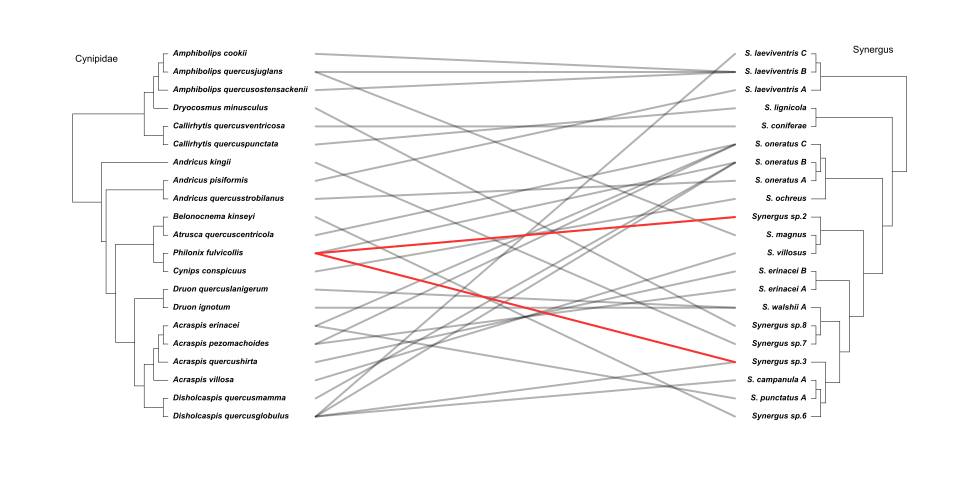
#> input picture final_images/inqcophy_PACo_Tanglegram_guerbrown_no_bg.png, 1920 x 960 px, found by its file name (shown at 1/2 size)
$ python inqcophy_ImageCombination_Script.py
#> lines starting #> are read from the running program, lines starting #| are printed output that depends on the picture
from PIL import Image, ImageDraw, ImageFont

def scale_default_font(size):
    font_path = '/usr/share/fonts/truetype/freefont/FreeMono.ttf'
    try:
        font = ImageFont.truetype(font_path, size)
    except OSError:
        font = ImageFont.load_default()
    return font

def add_label(image, label):
    draw = ImageDraw.Draw(image)
    try:
        font = ImageFont.truetype('arial.ttf', 70)  # You may need to change the font path if it's different on your system
    except OSError:
        font = scale_default_font(60)
    draw.text((10, 10), label, font=font, fill=(0, 0, 0, 255))

path = '/home/guerbrown/github_local/biol-4386-course-project-guerbrown/final_images/'

file1 = path + 'inqcophy_PACo_Tanglegram_guerbrown_no_bg.png'
file2 = path + 'inqcophy_PACo_ResBarPlot_guerbrown_no_bg.png'
file3 = path + 'inqcophy_traitmodeling_hairs_guerbrown_no_bg.png'
file4 = path + 'inqcophy_traitmodeling_oak_section_guerbrown_no_bg.png'
file5 = path + 'inqcophy_traitmodeling_spines_guerbrown_no_bg.png'
output_file = path + 'combined_image.png'

# Open the PNG files
img1 = Image.open(file1)
#> img1 is the input picture: PIL image 1920x960 RGB; mean R, G, B 246.6, 245.8, 245.8
img2 = Image.open(file2)
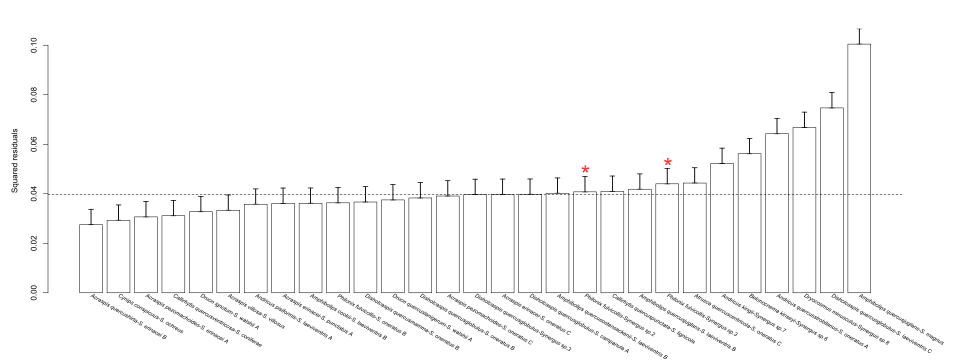
#> input picture final_images/inqcophy_PACo_ResBarPlot_guerbrown_no_bg.png, 1920 x 720 px, found by its file name (shown at 1/2 size)
#> img2 is the input picture: PIL image 1920x720 RGB; mean R, G, B 249.1, 249.1, 249.1
img3 = Image.open(file3)
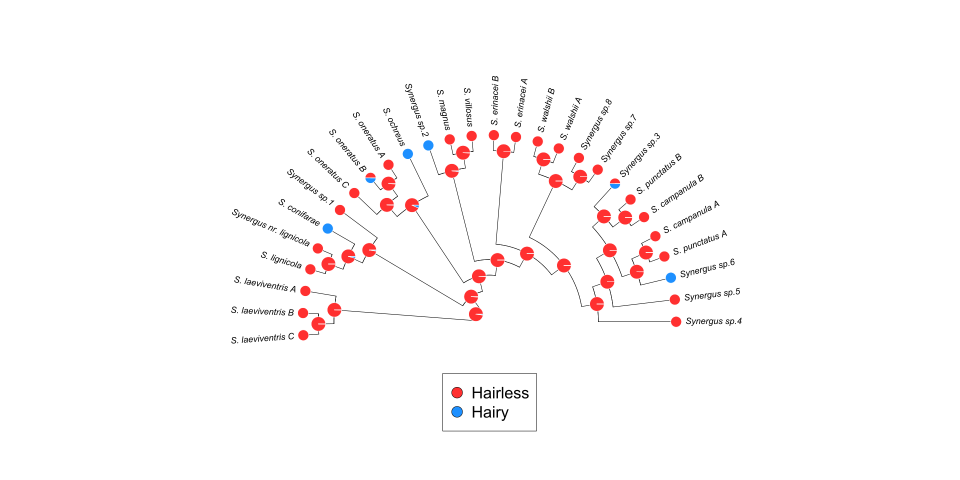
#> input picture final_images/inqcophy_traitmodeling_hairs_guerbrown_no_bg.png, 1920 x 960 px, found by its file name (shown at 1/2 size)
#> img3 is the input picture: PIL image 1920x960 RGB; mean R, G, B 252.5, 249.9, 250.1
img4 = Image.open(file4)
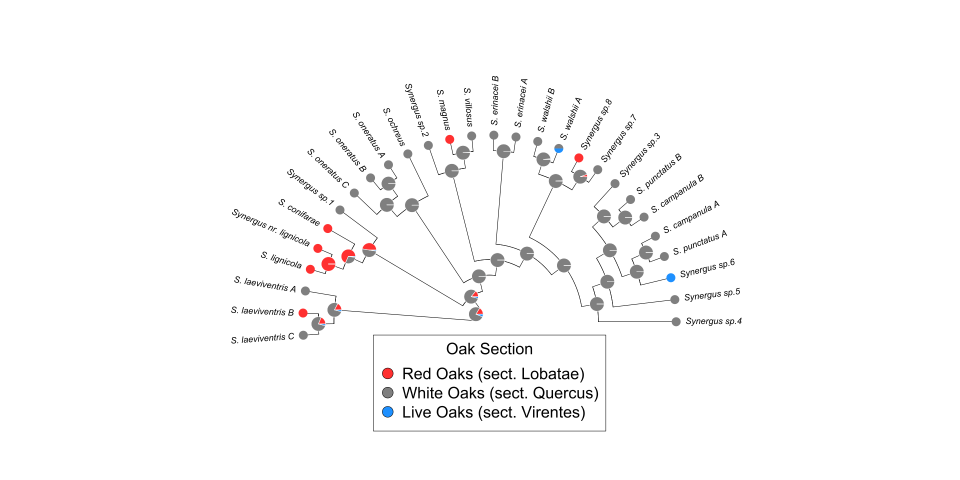
#> input picture final_images/inqcophy_traitmodeling_oak_section_guerbrown_no_bg.png, 1920 x 960 px, found by its file name (shown at 1/2 size)
#> img4 is the input picture: PIL image 1920x960 RGB; mean R, G, B 250.2, 249.8, 249.9
img5 = Image.open(file5)
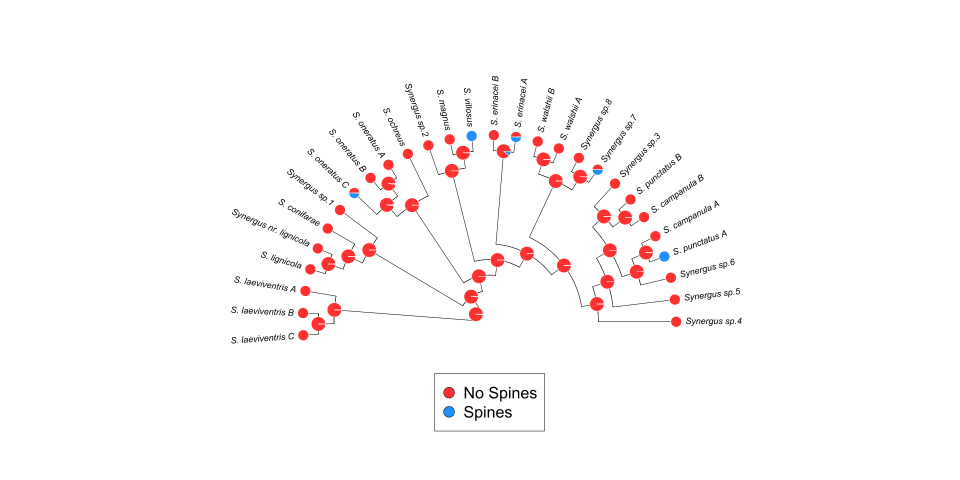
#> input picture final_images/inqcophy_traitmodeling_spines_guerbrown_no_bg.png, 1920 x 960 px, found by its file name (shown at 1/2 size)
#> img5 is the input picture: PIL image 1920x960 RGB; mean R, G, B 252.5, 249.9, 250

# Calculate the scaling factor
scaling_factor = (img1.height + img2.height) / (img3.height + img4.height + img5.height)
#> scaling_factor = 0.583

# Resize the right images
img3_resized = img3.resize((int(img3.width * scaling_factor), int(img3.height * scaling_factor)), Image.LANCZOS)
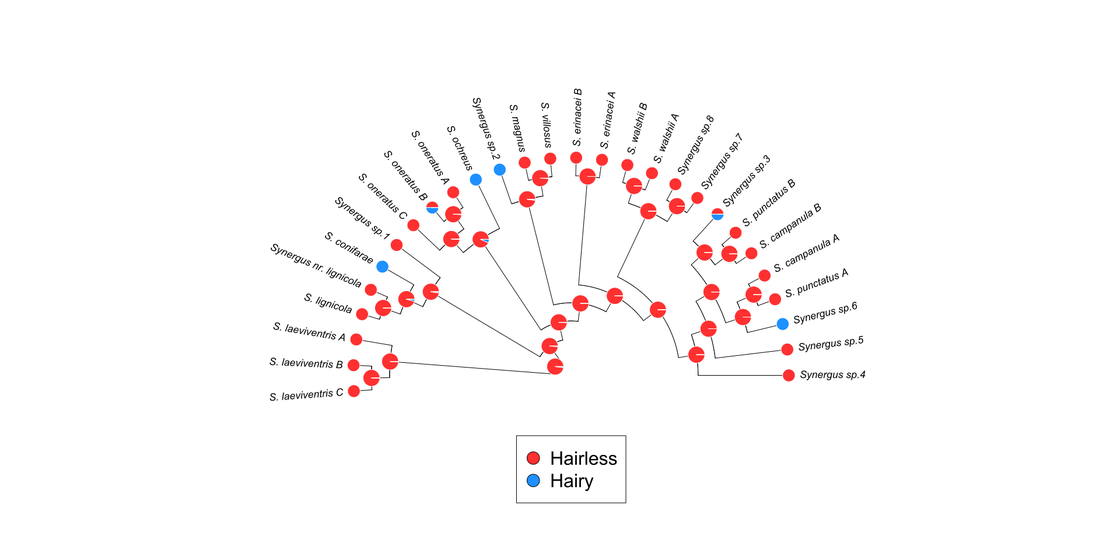
#> img3_resized: PIL image 1120x560 RGB; mean R, G, B 252.3, 249.7, 249.9
img4_resized = img4.resize((int(img4.width * scaling_factor), int(img4.height * scaling_factor)), Image.LANCZOS)
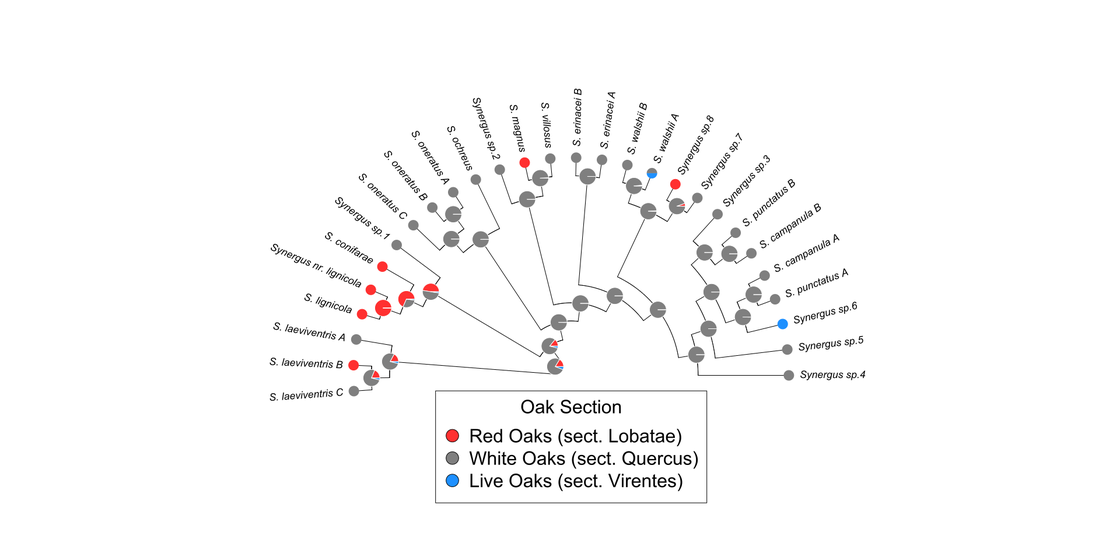
#> img4_resized: PIL image 1120x560 RGB; mean R, G, B 249.9, 249.6, 249.6
img5_resized = img5.resize((int(img5.width * scaling_factor), int(img5.height * scaling_factor)), Image.LANCZOS)

# Add labels to the images
add_label(img1, "A)")
add_label(img2, "B)")
add_label(img3_resized, "C)")
add_label(img4_resized, "D)")
add_label(img5_resized, "E)")

# Create a new image with the combined size
combined_image = Image.new('RGBA', (img1.width + img3_resized.width, max(img1.height + img2.height, img3_resized.height + img4_resized.height + img5_resized.height)))
#> combined_image: PIL image 3040x1680 RGBA; every value is 0

# Paste the images at the correct positions
combined_image.paste(img1, (0, 0))
combined_image.paste(img2, (0, img1.height))
combined_image.paste(img3_resized, (img1.width, 0))
combined_image.paste(img4_resized, (img1.width, img3_resized.height))
combined_image.paste(img5_resized, (img1.width, img3_resized.height + img4_resized.height))
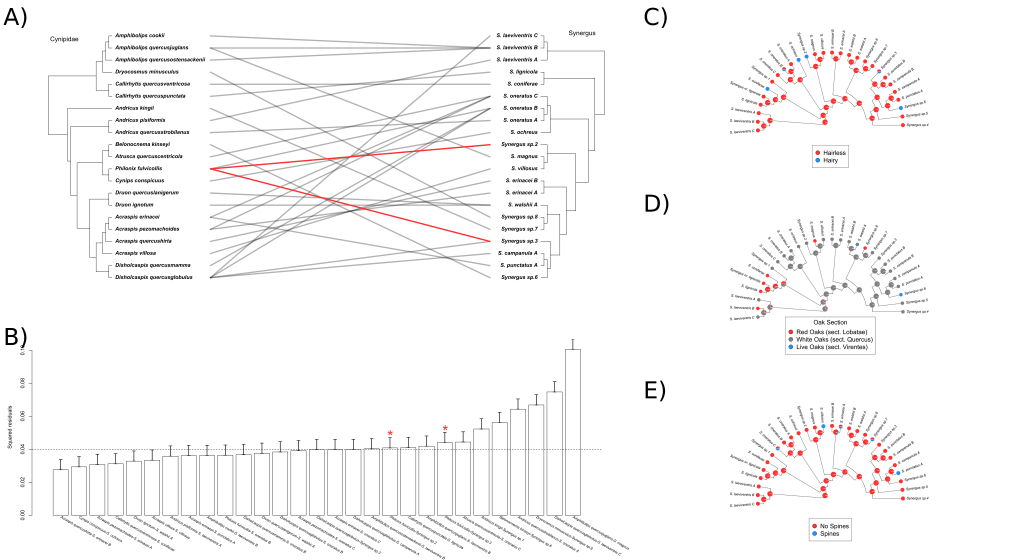
#> combined_image: PIL image 3040x1680 RGBA (shown at 1/3 size); mean R, G, B, A 248.8, 247.8, 247.8, 255

# Save the combined image
combined_image.save(output_file)
